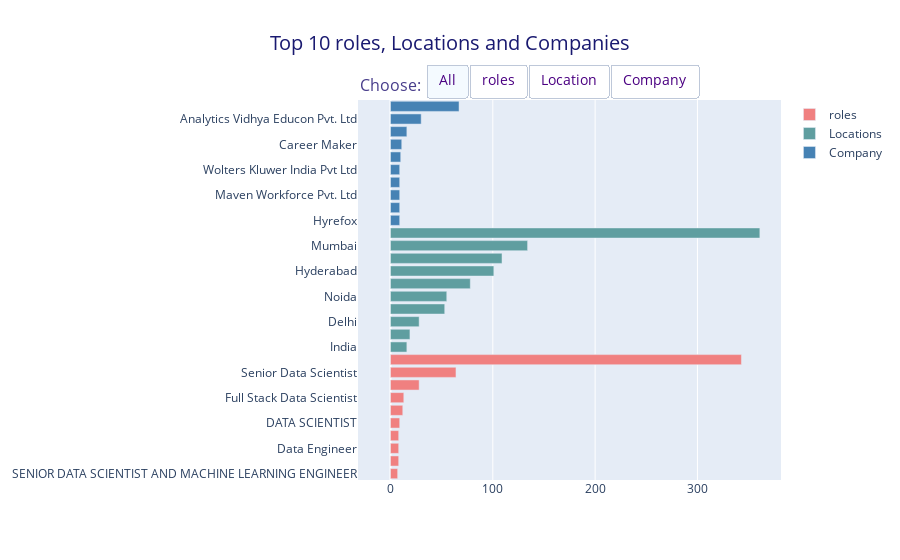

The code cell stored with this chart in its notebook:
### Code cell
dfp = df['roles'].value_counts().head(10).sort_values(ascending = True).reset_index()
dfl = df['locations'].value_counts().head(10).sort_values(ascending = True).reset_index()
dfc = df['companies'].value_counts().head(10).sort_values(ascending = True).reset_index()

fig = go.Figure()

fig.add_trace(go.Bar(x = dfp['roles'],
                     y = dfp['index'],
                     orientation='h',
                     name = 'roles',
                     marker = dict(color = 'LightCoral')))

fig.add_trace(go.Bar(x = dfl['locations'],
                     y = dfl['index'],
                     orientation='h',
                     name = 'Locations',
                     marker = dict(color = 'CadetBlue')))

fig.add_trace(go.Bar(x = dfc['companies'],
                     y = dfc['index'],
                     orientation='h',
                     name = 'Company',
                     marker = dict(color = 'SteelBlue')))

fig.update_layout( 
    updatemenus=[ 
        dict( 
            type = "buttons",
            direction="left", 
            pad={"r": 10, "t": 10},
            showactive=True, 
            x=0.16, 
            xanchor="left",
            y=1.12, 
            yanchor="top",
            font = dict(color = 'Indigo',size = 14),
            buttons=list([ 
                dict(label="All", 
                     method="update", 
                     args=[ {"visible": [True, True, True]}, 
                            {'showlegend' : True} 
                        ]),
                dict(label="roles", 
                     method="update", 
                     args=[ {"visible": [True, False, False]}, 
                            {'showlegend' : True} 
                        ]), 
                dict(label='Location', 
                     method="update", 
                     args=[ {"visible": [False, True, False]}, 
                            {'showlegend' : True} 
                     ]), 
                dict(label='Company', 
                     method="update", 
                     args=[ {"visible": [False, False, True]}, 
                            {'showlegend' : True}]),
            ]),
        )])

fig.update_layout(
    annotations=[
        dict(text="Choose:", showarrow=False,
             x=0, y=1.075, yref="paper", align="right",
             font=dict(size=16,color = 'DarkSlateBlue'))])

fig.update_layout(title ="Top 10 roles, Locations and Companies",
                  title_x = 0.5,
                  title_font = dict(size = 20, color = 'MidnightBlue'))
fig.show(renderer='nteract')

### Figure 1 — Plotly figure (JSON) as saved in the notebook; plotly's stock layout.template omitted (floating-point values rounded to 4 significant figures)
{"data": [{"marker": {"color": "LightCoral"}, "name": "roles", "orientation": "h", "type": "bar", "x": [7, 8, 8, 8, 9, 12, 13, 28, 64, 343], "y": ["SENIOR DATA SCIENTIST AND MACHINE LEARNING ENGINEER", "Data Science Engineer", "Data Engineer", "Sr Data Scientist", "DATA SCIENTIST", "Sr. Data Scientist", "Full Stack Data Scientist", "Lead Data Scientist", "Senior Data Scientist", "Data Scientist"]}, {"marker": {"color": "CadetBlue"}, "name": "Locations", "orientation": "h", "type": "bar", "x": [16, 19, 28, 53, 55, 78, 101, 109, 134, 361], "y": ["India", "Delhi NCR, Gurgaon", "Delhi", "Chennai", "Noida", "Gurgaon", "Hyderabad", "Pune", "Mumbai", "Bengaluru"]}, {"marker": {"color": "SteelBlue"}, "name": "Company", "orientation": "h", "type": "bar", "x": [9, 9, 9, 9, 9, 10, 11, 16, 30, 67], "y": ["Hyrefox", "Walmart Labs", "Maven Workforce Pvt. Ltd", "Catalyst", "Wolters Kluwer India Pvt Ltd", "IHS India", "Career Maker", "AXCESS CONSULTANCY SERVICES", "Analytics Vidhya Educon Pvt. Ltd", "Huquo Consulting Pvt. Ltd"]}], "layout": {"annotations": [{"align": "right", "font": {"color": "DarkSlateBlue", "size": 16}, "showarrow": false, "text": "Choose:", "x": 0, "y": 1.075, "yref": "paper"}], "title": {"font": {"color": "MidnightBlue", "size": 20}, "text": "Top 10 roles, Locations and Companies", "x": 0.5}, "updatemenus": [{"buttons": [{"args": [{"visible": [true, true, true]}, {"showlegend": true}], "label": "All", "method": "update"}, {"args": [{"visible": [true, false, false]}, {"showlegend": true}], "label": "roles", "method": "update"}, {"args": [{"visible": [false, true, false]}, {"showlegend": true}], "label": "Location", "method": "update"}, {"args": [{"visible": [false, false, true]}, {"showlegend": true}], "label": "Company", "method": "update"}], "direction": "left", "font": {"color": "Indigo", "size": 14}, "pad": {"r": 10, "t": 10}, "showactive": true, "type": "buttons", "x": 0.16, "xanchor": "left", "y": 1.12, "yanchor": "top"}]}}
